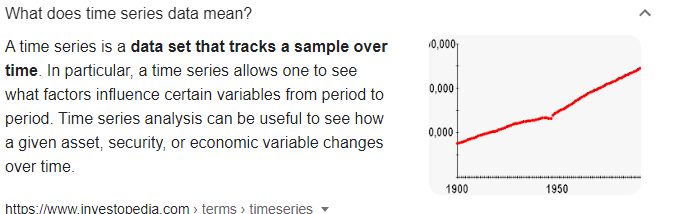
#> input picture 3-Advanced/Study Matrials Complex Problem45/image.png, 680 x 214 px, found by its file name
$ python complex_problem45.py
#> lines starting #> are read from the running program, lines starting #| are printed output that depends on the picture
"""
complex_problem45:

Write a Python Program to write text on picture

"""

from PIL import Image, ImageDraw

img = Image.open("E:/bulding/python_exercises/3-Advanced/Study Matrials Complex Problem45/image.png")
#> img is the input picture: PIL image 680x214 RGBA; mean R, G, B, A 240.5, 239.7, 239.8, 255
text = "How are you"
draw_img = ImageDraw.Draw(img)
draw_img.text((10,50), text, (234,24,54))
# img.save()
img.show()
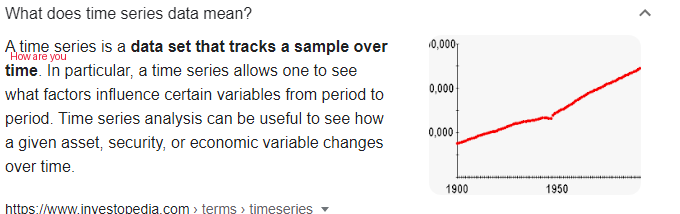
#> shown: PIL image 680x214 RGBA; mean R, G, B, A 240.5, 239.5, 239.7, 255
